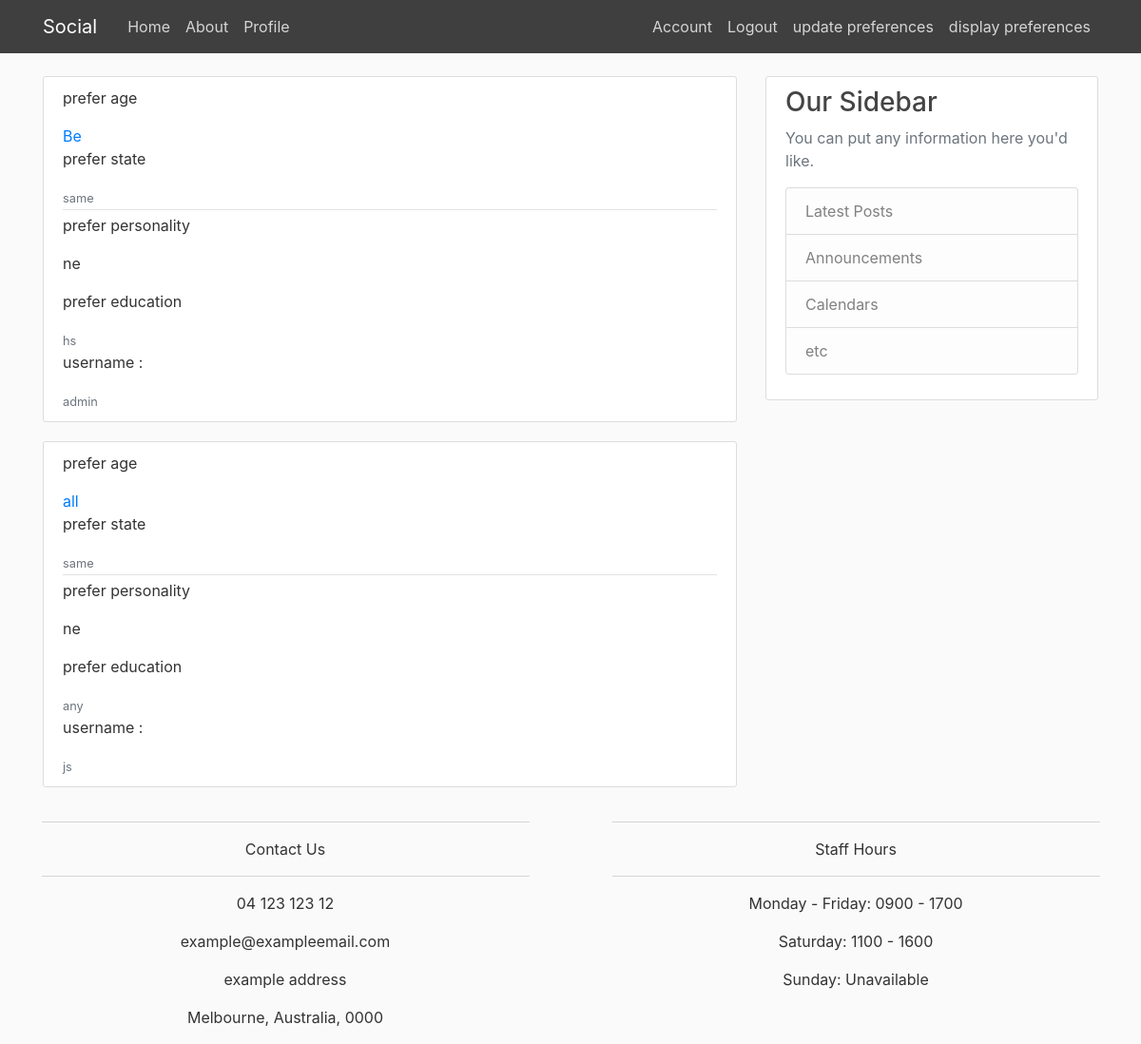
The app's page /display (signed in) with its own data.
### app/models.py (models this page shows, shortened)
class Preferences(db.Model):
    preferencesid = db.Column(db.Integer, primary_key=True)
    prefage = db.Column(db.String(60))
    prefstate = db.Column(db.String(60))
    prefpersonality = db.Column(db.String(60))
    prefeducation = db.Column(db.String(60))
    username = db.Column(db.String, db.ForeignKey('user.username'))

### app/routes.py (the view)
@app.route("/display")
def display():
    prefs=Preferences.query.all()
    return render_template('display.html',title='display', prefs=prefs)

### app/models.py (called while the page is built)
@login_manager.user_loader
def load_user(user_id):
    return User.query.get(int(user_id))

### app/templates/display.html
{% extends "layout.html" %}
{% block content %}
 {% for prefs in prefs %}
        <article class="media content-section">
          <div class="media-body">
            <div class="article-metadata">
			  <p>prefer age </p>
              <a class="mr-2" href="#">{{ prefs.prefage }}</a>
			  <p> prefer state </p>
              <small class="text-muted">{{ prefs.prefstate }}</small>
            </div>
			<p>prefer personality </p>
            <p class="article-content">{{ prefs.prefpersonality }}</p>
            <p> prefer education</p>
            <small class="text-muted">{{prefs.prefeducation }}</small>
			<p> username :</p>
			<small class="text-muted">{{prefs.username}}</small>
          </div>
        </article>
    {% endfor %}
{% endblock content %}

### app/static/css/main.css (style rules this page uses)
body { background: #fafafa; color: #333333; margin-top: 5rem; }
.content-section { background: #ffffff; padding: 10px 20px; border: 1px solid #dddddd; border-radius: 3px; margin-bottom: 20px; }
.article-content { white-space: pre-line; }
.article-metadata { padding-bottom: 1px; margin-bottom: 4px; border-bottom: 1px solid #e3e3e3 }

### records on screen
Preferences: prefage "Be", prefstate "same", prefpersonality "ne", prefeducation "hs", username "admin"
Preferences: prefage "all", prefstate "same", prefpersonality "ne", prefeducation "any", username "js"
